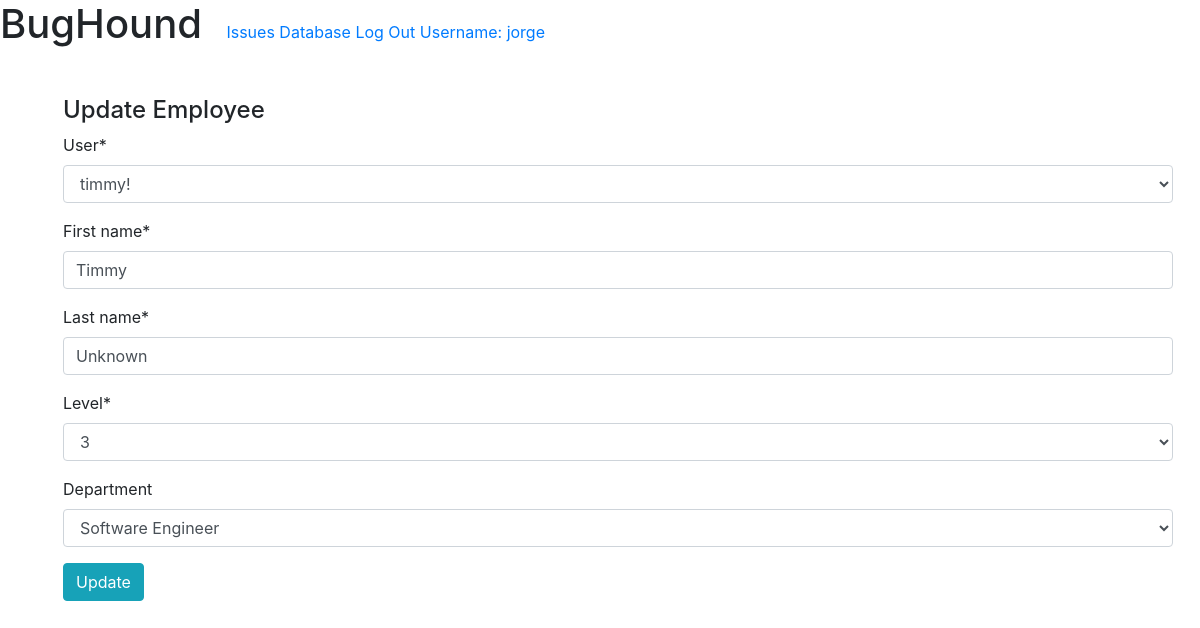
/employees/update/1/ (signed in), run on the app's committed database.
### issues/models.py (models this page shows, shortened)
class Employee(models.Model):
    levelChoices = (
        (1, '1'),
        (2, '2'),
        (3, '3'),
    )
    user = models.OneToOneField(User, on_delete=models.CASCADE, unique=True)
    first_name = models.CharField(max_length=200)
    last_name = models.CharField(max_length=200)
    level = models.IntegerField(choices=levelChoices, default=1)
    department = models.ForeignKey(Department, on_delete=models.CASCADE, null=True, blank=True)

### issues/views.py (the view)
class EmployeeUpdateView(LoginRequiredMixin, UpdateView):
    model = Employee
    template_name = 'issues/pages/employees/employees_update.html'
    success_url = reverse_lazy('employee_view')
    fields = '__all__'

### issues/models.py (called while the page is built)
    def __str__(self):
        return self.name

### issues/templates/issues/pages/employees/employees_update.html (shortened to what this page needs)
{% extends 'issues/base.html' %}
{% load crispy_forms_tags %}
{% block content %}
<h4>Update Employee</h4>
<div>
    <form method="POST"> {% csrf_token %}
        {{ form|crispy }}
        <button type="submit" class="btn btn btn-info">Update</button>
    </form>
</div>
{% endblock content %}

### issues/templates/issues/base.html (shortened to what this page needs)
<!doctype html>
<html lang="en">
  <head>
    <link rel="stylesheet" href="https://stackpath.bootstrapcdn.com/bootstrap/4.4.1/css/bootstrap.min.css">
  </head>
  <body>
    <header>
      <h1 style="display: inline; margin-right:20px;">BugHound</h1>
      <nav style="display: inline;">
        <a href="{% url 'IssueListView' %}">Issues</a>
        <a href="{% url 'database_view' %}">Database</a>
        <a href="{% url 'logout_view' %}">Log Out</a>
        {% if request.user.username %}
          <a href="">Username: {{request.user.username}}</a>
        {% endif %}
      </nav>
    </header>
    <div class="container m-5">
      {% block content %}
      {% endblock %}
    </div>
  </body>
</html>

### data on the page
Employee: user "timmy!", first_name "Timmy", last_name "Unknown", level "3", department "Software Engineer"

### other printed values
{{ request.user.username }} "jorge"
